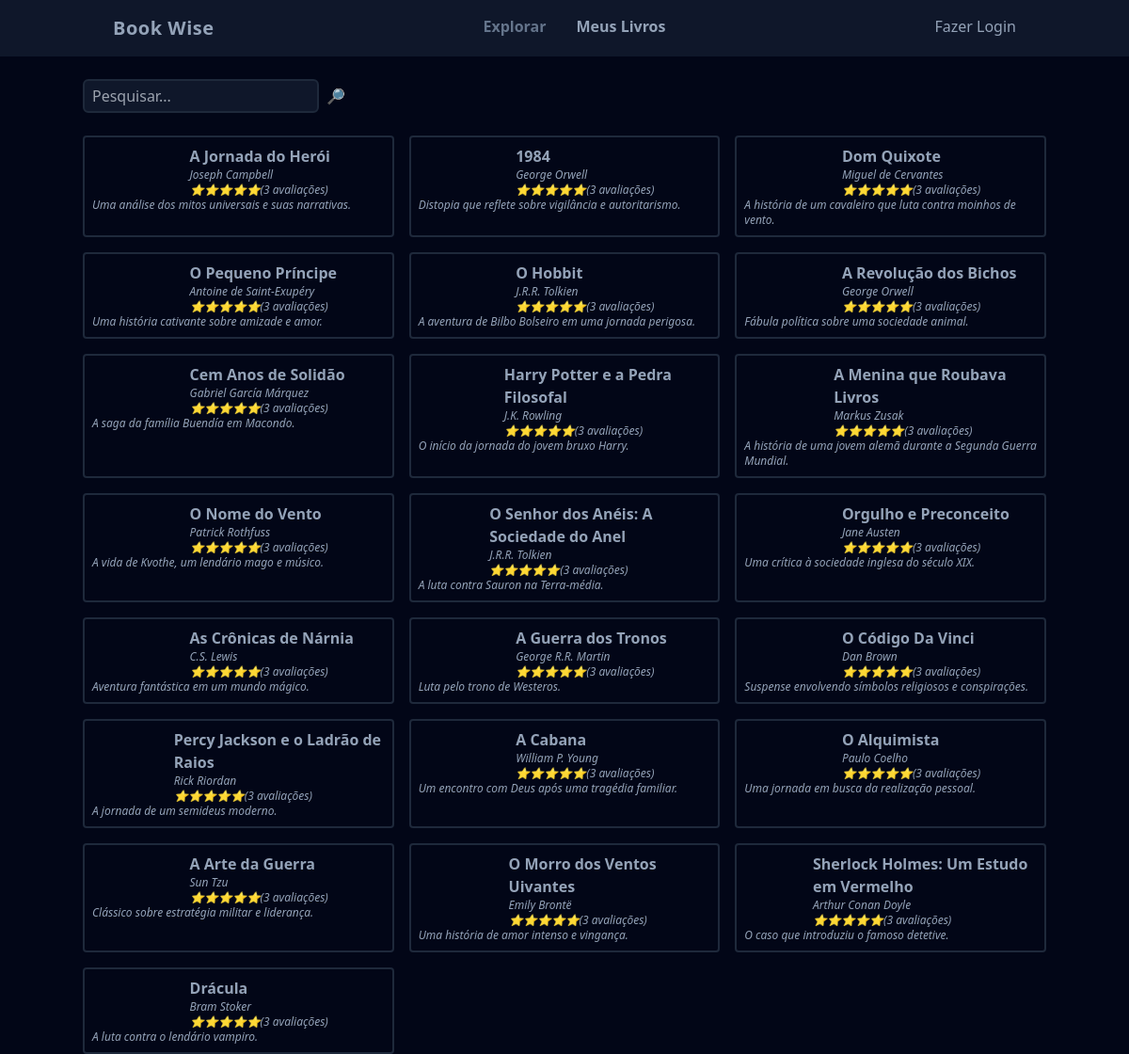
Before: / with the older database file.
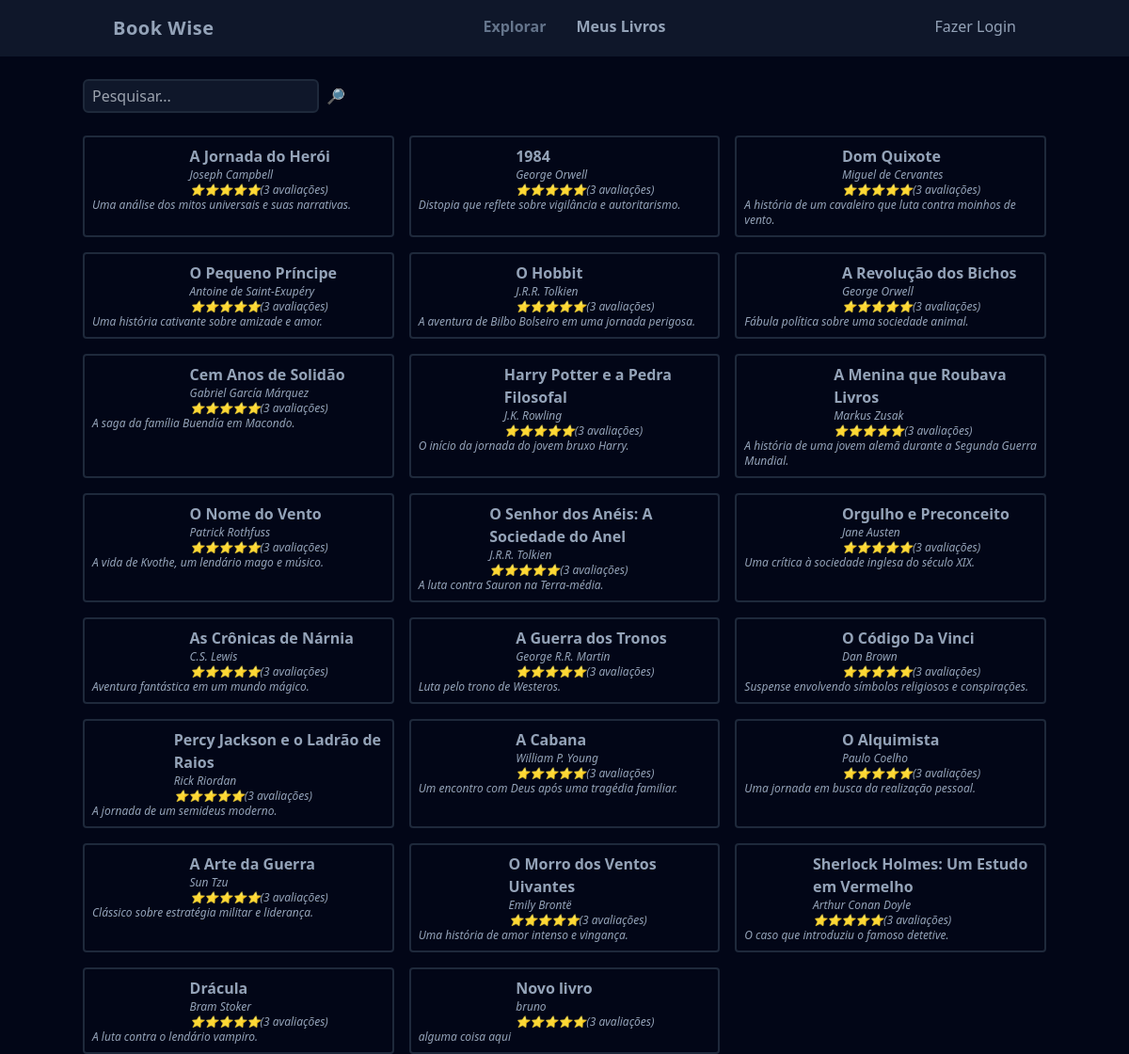
After: the same page with the newer database file.
### tables this page shows
CREATE TABLE livros (
  id INTEGER PRIMARY KEY,
  titulo VARCHAR(255),
  autor VARCHAR(100),
  descricao TEXT,
  ano_de_lancamento INTEGER,
  usuario_id INTEGER NOT NULL,
  FOREIGN KEY (usuario_id) REFERENCES usuarios(id)
);

### functions.php (called while the page is built, shortened)
<?php
function view($view, $data = [])
{
    require "views/template/app.php";
}
function config($chave = null)
{
    $config = require 'config.php';
    if (strlen($chave) > 0) {
        return $config[$chave];
    }
    return $config;
}
function auth(){
    if(!isset($_SESSION['auth'])) return false;
    return $_SESSION['auth'];
}

### controllers/index.controller.php (called while the page is built)
<?php
$pesquisar = $_REQUEST['pesquisar'] ?? '';
$livros = $database->query(
    query: "select * from livros where titulo like :filtro",
    class: Livro::class,
    params: ['filtro' => "%$pesquisar%"]
)->fetchAll();
view('index', compact('livros'));

### routes.php (called while the page is built, shortened)
<?php
$controller = str_replace('/', '', parse_url($_SERVER['REQUEST_URI'])['path']);
if (!$controller) $controller = 'index';
require "controllers/{$controller}.controller.php";

### index.php (called while the page is built, shortened)
<?php
require "functions.php";
require 'config.php';
require 'Database.php';
require "routes.php";

### config.php (called while the page is built)
<?php
return [
    'database' => [
        'driver' => 'sqlite',
        'database' => 'database.sqlite',
    ],
];

### Database.php (called while the page is built)
<?php
class Database
{
    private $db;
    public function __construct($config)
    {
        $connectionString = $config['driver'] . ':' . $config['database'];
        $this->db = new PDO($connectionString);
    }
    public function query($query, $class = null, $params = [])
    {
        $prepare = $this->db->prepare($query);
        if ($class) {
            $prepare->setFetchMode(PDO::FETCH_CLASS, $class);
        }
        $prepare->execute($params);
        return $prepare;
    }
}
$database = new Database(config('database'));

### views/index.view.php (the view)
<form class="w-full flex space-x-2 mt-6">
    <input
        type="text" name="pesquisar"
        class="border-slate-800 border-2 rounded-md bg-slate-900 text-sn focus:outline-none px-2 py-1"
        placeholder="Pesquisar..." />
    <button type="submit">🔎</button>
</form>
<section class="grid gap-4 grid-cols-1 md:grid-cols-2 lg:grid-cols-3">
    <?php foreach ($livros as $livros): ?>
        <div class="p-2 rounded border-slate-800 border-2">
            <div class="flex">
                <div class="w-1/3 "></div>
                <div>
                    <a class="font-semibold" href="livro?id=<?= $livros->id ?>" hover: underline>
                        <?= $livros->titulo ?>
                    </a>
                    <div class="text-xs italic"><?= $livros->autor ?></div>
                    <div class="text-xs italic">⭐⭐⭐⭐⭐(3 avaliações)</div>
                </div>
            </div>
            <div class="text-xs italic"><?= $livros->descricao ?></div>
        </div>
    <?php endforeach ?>
</section>

### views/template/app.php (shortened to what this page needs)
<!DOCTYPE html>
<html lang="pt-br">
<head>
    <script src="https://cdn.tailwindcss.com"></script>
</head>
<body class="bg-slate-950 text-slate-400">
    <header class="bg-slate-900">
        <nav class="mx-auto max-w-screen-lg flex justify-between px-8 py-4">
            <div class="font-bold text-xl tracking-wide">
                Book Wise
            </div>
            <ul class="flex space-x-4 font-bold">
                <li><a href="/" class="text-slate-500">Explorar</a></li>
                <li></li><a href="/meus-livros">Meus Livros</a>
            </ul>
            <ul>
                <?php if (auth()): ?>
                    <li><a href="/logout" class="hover:underline">Oi <?= auth()->nome ?></a></li>
                <?php else: ?>
                    <li><a href="/login" class="hover:underline">Fazer Login</a></li>
                <?php endif ?>
            </ul>
        </nav>
    </header>
    <main class="mx-auto max-w-screen-lg space-y-6">
        <?php require "views/{$view}.view.php" ?>
    </main>
</body>
</html>

Changed rows visible on the page:
added livros: titulo "Novo livro", autor "bruno", descricao "alguma coisa aqui"
